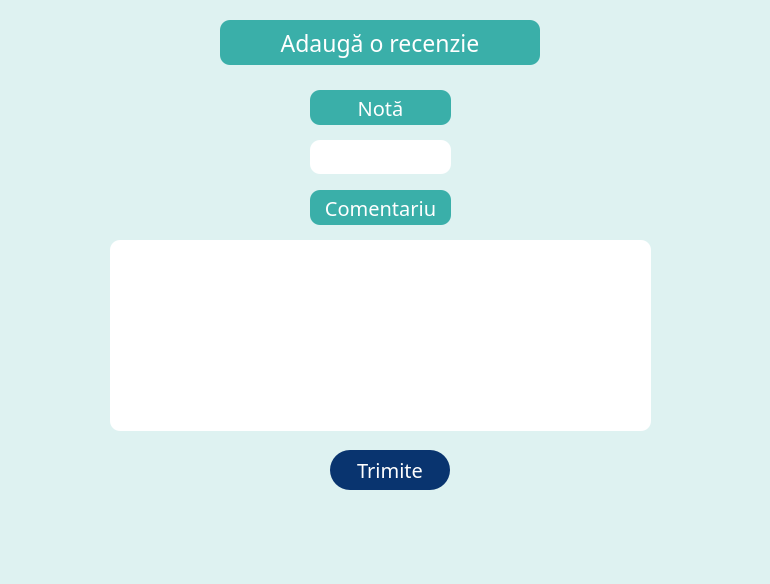
<?xml version="1.0" encoding="UTF-8"?>
<ui version="4.0">
 <class>adaugare_recenzie</class>
 <widget class="QDialog" name="adaugare_recenzie">
  <property name="geometry">
   <rect>
    <x>0</x>
    <y>0</y>
    <width>770</width>
    <height>584</height>
   </rect>
  </property>
  <property name="windowTitle">
   <string>Dialog</string>
  </property>
  <property name="styleSheet">
   <string notr="true">background-color: rgb(222, 242, 241);</string>
  </property>
  <widget class="QLabel" name="label_email">
   <property name="geometry">
    <rect>
     <x>220</x>
     <y>20</y>
     <width>320</width>
     <height>45</height>
    </rect>
   </property>
   <property name="font">
    <font>
     <family>New Roman</family>
     <pointsize>-1</pointsize>
     <italic>false</italic>
     <bold>false</bold>
     <underline>false</underline>
     <strikeout>false</strikeout>
     <kerning>true</kerning>
    </font>
   </property>
   <property name="styleSheet">
    <string notr="true">background-color: rgb(58, 175, 169);
color: white;
border-radius: 10px;
font: Times New Roman;
font-size: 23px;</string>
   </property>
   <property name="text">
    <string>Adaugă o recenzie</string>
   </property>
   <property name="alignment">
    <set>Qt::AlignCenter</set>
   </property>
  </widget>
  <widget class="QLabel" name="label_email_2">
   <property name="geometry">
    <rect>
     <x>310</x>
     <y>90</y>
     <width>141</width>
     <height>35</height>
    </rect>
   </property>
   <property name="font">
    <font>
     <family>New Roman</family>
     <pointsize>-1</pointsize>
     <italic>false</italic>
     <bold>false</bold>
     <underline>false</underline>
     <strikeout>false</strikeout>
     <kerning>true</kerning>
    </font>
   </property>
   <property name="styleSheet">
    <string notr="true">background-color: rgb(58, 175, 169);
color: white;
border-radius: 10px;
font: Times New Roman;
font-size: 20px;</string>
   </property>
   <property name="text">
    <string>Notă</string>
   </property>
   <property name="alignment">
    <set>Qt::AlignCenter</set>
   </property>
  </widget>
  <widget class="QLabel" name="label_email_3">
   <property name="geometry">
    <rect>
     <x>310</x>
     <y>190</y>
     <width>141</width>
     <height>35</height>
    </rect>
   </property>
   <property name="font">
    <font>
     <family>New Roman</family>
     <pointsize>-1</pointsize>
     <italic>false</italic>
     <bold>false</bold>
     <underline>false</underline>
     <strikeout>false</strikeout>
     <kerning>true</kerning>
    </font>
   </property>
   <property name="styleSheet">
    <string notr="true">background-color: rgb(58, 175, 169);
color: white;
border-radius: 10px;
font: Times New Roman;
font-size: 20px;</string>
   </property>
   <property name="text">
    <string>Comentariu</string>
   </property>
   <property name="alignment">
    <set>Qt::AlignCenter</set>
   </property>
  </widget>
  <widget class="QLineEdit" name="lineEdit_nota">
   <property name="geometry">
    <rect>
     <x>310</x>
     <y>140</y>
     <width>141</width>
     <height>34</height>
    </rect>
   </property>
   <property name="styleSheet">
    <string notr="true">background-color: white;
border-radius: 10px;</string>
   </property>
  </widget>
  <widget class="QLineEdit" name="lineEdit_comentariu">
   <property name="geometry">
    <rect>
     <x>110</x>
     <y>240</y>
     <width>541</width>
     <height>191</height>
    </rect>
   </property>
   <property name="styleSheet">
    <string notr="true">background-color: white;
border-radius: 10px;</string>
   </property>
  </widget>
  <widget class="QLabel" name="label">
   <property name="geometry">
    <rect>
     <x>320</x>
     <y>500</y>
     <width>141</width>
     <height>71</height>
    </rect>
   </property>
   <property name="text">
    <string/>
   </property>
   <property name="pixmap">
    <pixmap>../PROIECT/logo_mic.png</pixmap>
   </property>
  </widget>
  <widget class="QPushButton" name="pushButton_trimite">
   <property name="geometry">
    <rect>
     <x>330</x>
     <y>450</y>
     <width>120</width>
     <height>40</height>
    </rect>
   </property>
   <property name="font">
    <font>
     <family>New Roman</family>
     <pointsize>-1</pointsize>
     <italic>false</italic>
     <bold>false</bold>
    </font>
   </property>
   <property name="cursor">
    <cursorShape>PointingHandCursor</cursorShape>
   </property>
   <property name="styleSheet">
    <string notr="true">background-color: rgb(9, 52, 111);
color: white;
font-size: 20px;
border-style: outset;
border-radius: 20px;
font: Times New Roman;</string>
   </property>
   <property name="text">
    <string>Trimite</string>
   </property>
  </widget>
 </widget>
 <resources/>
 <connections/>
</ui>
